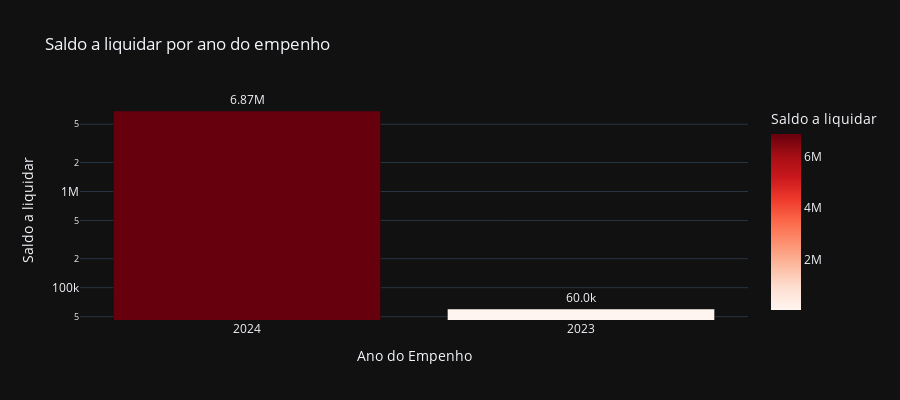

Notebook cell for this chart:
### Code cell
# Saldo a liquidar por ano
cols = ['ANO', 'A_LIQUIDAR']

df_aux = df.loc[:, cols].groupby('ANO').sum().sort_values(by= 'A_LIQUIDAR', ascending=False).reset_index()
df_aux = df_aux[df_aux['A_LIQUIDAR'] > 0]
fig = px.bar(df_aux, 
             x='ANO', 
             y='A_LIQUIDAR',
             title='Saldo a liquidar por ano do empenho',
             labels={'ANO':'Ano do Empenho', 'A_LIQUIDAR':'Saldo a liquidar'},
             text_auto='.3s',
             height=400,
             log_y=True,
             color='A_LIQUIDAR',
             color_continuous_scale = 'reds',
             template='plotly_dark')
fig.update_traces(textposition = 'outside', cliponaxis = False, hovertemplate=None)
fig.update_layout(hovermode="x unified")

fig.show()

### Figure 1 — Plotly figure (JSON) as saved in the notebook; plotly's stock layout.template omitted (floating-point values rounded to 4 significant figures)
{"data": [{"alignmentgroup": "True", "cliponaxis": false, "legendgroup": "", "marker": {"color": [6872000.0, 60030.0], "coloraxis": "coloraxis", "pattern": {"shape": ""}}, "name": "", "offsetgroup": "", "orientation": "v", "showlegend": false, "textposition": "outside", "texttemplate": "%{y:.3s}", "type": "bar", "x": ["2024", "2023"], "xaxis": "x", "y": [6872000.0, 60030.0], "yaxis": "y"}], "layout": {"barmode": "relative", "coloraxis": {"colorbar": {"title": {"text": "Saldo a liquidar"}}, "colorscale": [[0, "rgb(255,245,240)"], [0.125, "rgb(254,224,210)"], [0.25, "rgb(252,187,161)"], [0.375, "rgb(252,146,114)"], [0.5, "rgb(251,106,74)"], [0.625, "rgb(239,59,44)"], [0.75, "rgb(203,24,29)"], [0.875, "rgb(165,15,21)"], [1, "rgb(103,0,13)"]]}, "height": 400, "hovermode": "x unified", "legend": {"tracegroupgap": 0}, "title": {"text": "Saldo a liquidar por ano do empenho"}, "xaxis": {"anchor": "y", "domain": [0, 1], "title": {"text": "Ano do Empenho"}}, "yaxis": {"anchor": "x", "domain": [0, 1], "title": {"text": "Saldo a liquidar"}, "type": "log"}}}
